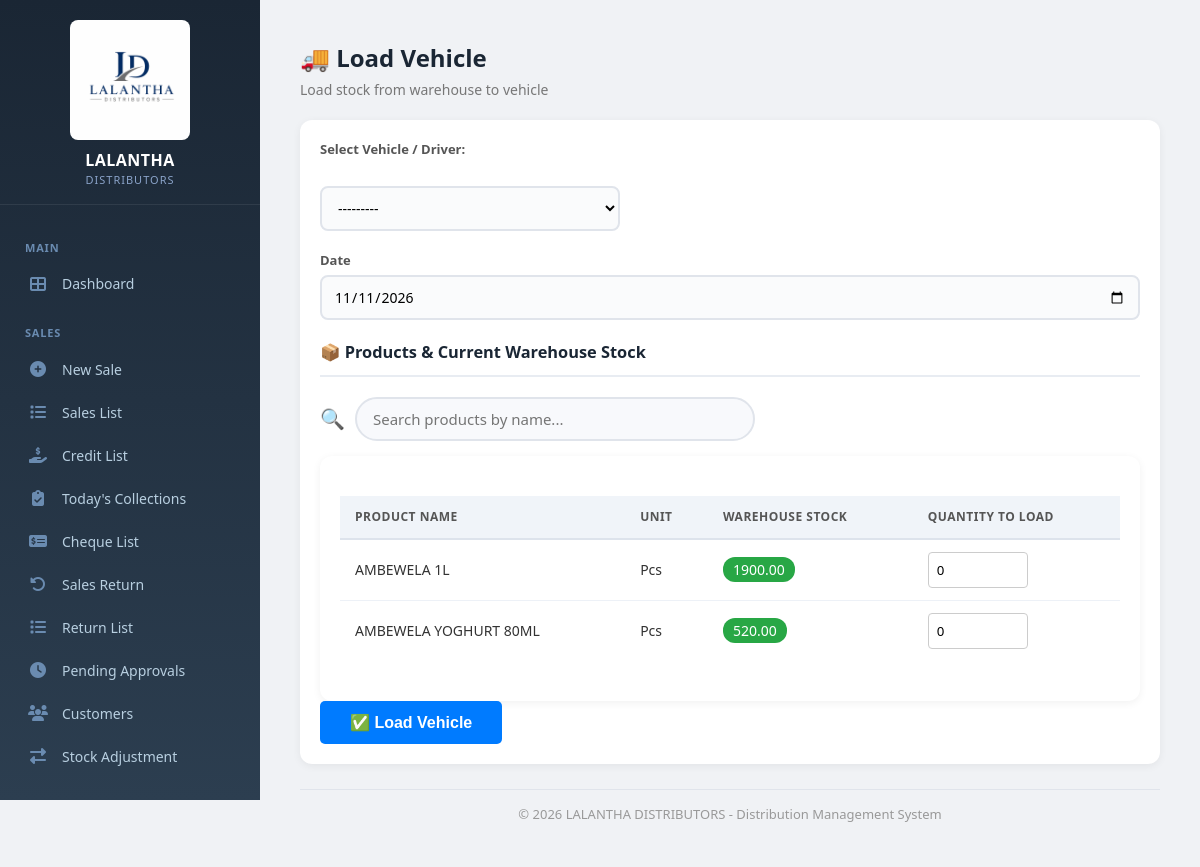
The page /load/ (signed in) on the database its author committed.
### core/models.py (models this page shows, shortened)
class Product(models.Model):
    name = models.CharField(max_length=200)
    code = models.CharField(max_length=50, unique=True)
    category = models.ForeignKey('Category', on_delete=models.SET_NULL, null=True, blank=True)
    unit = models.CharField(max_length=20)
    cost_price = models.DecimalField(max_digits=15, decimal_places=2, default=0)
    selling_price = models.DecimalField(max_digits=15, decimal_places=2, default=0)
    description = models.TextField(blank=True, null=True)
    notes = models.TextField(blank=True, null=True)
    is_active = models.BooleanField(default=True)
    created_at = models.DateTimeField(auto_now_add=True)
    updated_at = models.DateTimeField(auto_now=True)

class WarehouseStock(models.Model):
    product = models.OneToOneField(Product, on_delete=models.CASCADE, related_name='stock')
    quantity = models.DecimalField(max_digits=15, decimal_places=2, default=0)
    last_updated = models.DateTimeField(auto_now=True)

### core/decorators.py (the view)
        def wrapper(request, *args, **kwargs):
            if not request.user.is_authenticated:
                messages.error(request, 'Please login first.')
                return redirect('/login/')  # ✅ Always returns
            try:
                profile = request.user.profile
                if profile.has_permission(permission):
                    return view_func(request, *args, **kwargs)  # ✅ Returns view response
                else:
                    messages.error(request, f'You do not have permission to access this page. Required: {permission}')
                    return redirect('/reports/')  # ✅ Always returns
            except UserProfile.DoesNotExist:
                messages.error(request, 'User profile not found. Please contact admin.')
                return redirect('/logout/')  # ✅ Always returns

### core/forms.py
class VehicleLoadForm(forms.Form):
    vehicle = forms.ModelChoiceField(
        queryset=Vehicle.objects.filter(is_active=True),
        label="Select Vehicle / Driver",
        widget=forms.Select(attrs={'class': 'form-control'})
    )

### core/context_processors.py (called while the page is built)
def cache_version(request):
    return {
        'cache_version': settings.CACHE_VERSION
    }

### core/models.py (called while the page is built, shortened)
    def __str__(self):
        return f"{self.vehicle_number} - {self.driver_name}"

    def has_permission(self, permission):
        if self.role == 'Admin':
            return True

### core/templatetags/core_extras.py (called while the page is built)
@register.filter
def has_perm(profile, permission):
    try:
        return profile.has_permission(permission)
    except Exception:
        return False

### core/templates/core/load_vehicle.html (shortened to what this page needs)
{% extends 'core/base.html' %}
{% load static %}
{% block content %}
<div class="container">
    <div class="page-title">
        <div>
            <h2>🚚 Load Vehicle</h2>
            <span class="subtitle">Load stock from warehouse to vehicle</span>
        </div>
    </div>
    <div class="card">
        <form method="POST">
            <div class="form-group">
                {{ form.vehicle.label_tag }}<br>
                {{ form.vehicle }}
            </div>
            <div class="form-group">
                <label>Date</label>
                <input type="date" name="date" value="{{ today|date:'Y-m-d' }}">
            </div>
            <h3>📦 Products & Current Warehouse Stock</h3>
            <div class="search-bar">
                <span class="icon">🔍</span>
                <input type="text" id="productSearch" placeholder="Search products by name..." onkeyup="filterProducts()">
            </div>
            <div class="table-container">
                <table id="productTable">
                    <thead>
                        <tr>
                            <th>Product Name</th>
                            <th>Unit</th>
                            <th>Warehouse Stock</th>
                            <th>Quantity to Load</th>
                        </tr>
                    </thead>
                    <tbody id="productTableBody">
                        {% for item in product_list %}
                        <tr class="product-row" data-name="{{ item.product.name|lower }}">
                            <td>{{ item.product.name }}</td>
                            <td>{{ item.product.unit }}</td>
                            <td><span class="stock-badge">{{ item.current_stock }}</span></td>
                            <td>
                                <input type="number"
                                       name="qty_{{ item.product.id }}"
                                       min="0"
                                       step="0.01"
                                       value="0"
                                       style="width: 100px;">
                            </td>
                        </tr>
                        {% empty %}
                        <tr><td colspan="4">No products found. Please add products in the Admin panel first.</td></tr>
                        {% endfor %}
                    </tbody>
                </table>
            </div>
            <button type="submit" class="btn">✅ Load Vehicle</button>
        </form>
    </div>
    <div class="footer">
        &copy; {% now "Y" %} LALANTHA DISTRIBUTORS - Distribution Management System
    </div>
</div>
{% endblock %}

### core/static/core/css/style.css (style rules this page uses)
* { margin: 0; padding: 0; box-sizing: border-box; }
body { font-family: -apple-system, BlinkMacSystemFont, "Segoe UI", Roboto, "Helvetica Neue", Arial, sans-serif; background: #f0f4f9; color: #1a2634; font-size: 14px; line-height: 1.5; min-height: 100vh; }
.container { max-width: 1400px; margin: 0 auto; padding: 20px; flex: 1; width: 100%; }
.card { background: white; border-radius: 12px; padding: 25px; box-shadow: 0 2px 8px rgba(0,0,0,0.06); margin-bottom: 20px; }
.page-title { display: flex; justify-content: space-between; align-items: center; margin-bottom: 20px; flex-wrap: wrap; gap: 15px; }
.page-title h2 { font-size: 24px; color: #1a2634; font-weight: 600; }
.page-title .subtitle { display: block; font-size: 13px; color: #888; margin-top: 3px; font-weight: 400; }
.btn { padding: 10px 22px; border: none; border-radius: 8px; font-weight: 600; cursor: pointer; font-size: 14px; text-decoration: none; display: inline-block; transition: 0.2s; background: #007bff; color: white; }
.table-container { overflow-x: auto; background: white; border-radius: 12px; }
table { width: 100%; border-collapse: collapse; font-size: 14px; }
table thead th { background: #f0f4f9; padding: 12px 15px; text-align: left; font-weight: 600; color: #555; font-size: 12px; text-transform: uppercase; letter-spacing: 0.5px; border-bottom: 2px solid #dde3ec; white-space: nowrap; }
table tbody td { padding: 12px 15px; border-bottom: 1px solid #edf1f7; color: #333; vertical-align: middle; }
table tbody tr:last-child td { border-bottom: none; }
.footer { text-align: center; padding: 20px; color: #999; font-size: 13px; margin-top: 20px; }
.form-control, input[type="text"], input[type="number"], input[type="date"], input[type="email"], input[type="password"], select, textarea { font-family: inherit; }
.form-group { margin-bottom: 15px; }
.form-group label { display: block; font-weight: 600; font-size: 13px; color: #555; margin-bottom: 5px; }
.form-group input, .form-group select, .form-group textarea { width: 100%; padding: 10px 12px; border: 2px solid #e0e4eb; border-radius: 8px; font-size: 14px; background: #fafbfc; transition: 0.2s; }

### core/templates/core/base.html (style rules this page uses)
* { margin: 0; padding: 0; box-sizing: border-box; }
body { font-family: 'Segoe UI', Arial, sans-serif; background: #f0f2f5; display: flex; min-height: 100vh; }
.container { max-width: 1400px; margin: 0 auto; }
.page-title { display: flex; justify-content: space-between; align-items: center; margin-bottom: 20px; flex-wrap: wrap; gap: 15px; }
.page-title h2 { font-size: 24px; color: #1a2634; }
.page-title .subtitle { color: #777; font-size: 14px; }
.card { background: white; border-radius: 12px; padding: 20px; box-shadow: 0 2px 8px rgba(0,0,0,0.06); margin-bottom: 20px; }
.card h3 { color: #1a2634; margin-bottom: 15px; border-bottom: 2px solid #e8ecf2; padding-bottom: 10px; }
.table-container { background: white; border-radius: 12px; padding: 20px; box-shadow: 0 2px 8px rgba(0,0,0,0.06); overflow-x: auto; }
table { width: 100%; border-collapse: collapse; font-size: 14px; }
table th { background: #f8f9fc; padding: 12px 12px; text-align: left; font-weight: 600; color: #555; border-bottom: 2px solid #e0e4eb; white-space: nowrap; }
table td { padding: 12px 12px; border-bottom: 1px solid #edf1f7; color: #333; vertical-align: middle; }
.footer { text-align: center; margin-top: 25px; padding: 15px; color: #999; font-size: 13px; border-top: 1px solid #e0e4eb; }

### core/templates/core/load_vehicle.html (style rules this page uses)
.form-group { margin-bottom: 20px; }
select, input[type="number"] { padding: 8px; border: 1px solid #ccc; border-radius: 4px; width: 100%; max-width: 300px; }
.search-bar { display: flex; gap: 10px; align-items: center; margin: 20px 0 15px; }
.search-bar input { flex: 1; padding: 10px 16px; border: 2px solid #e0e4eb; border-radius: 30px; font-size: 15px; background: #f8f9fc; transition: 0.2s; max-width: 400px; }
.search-bar .icon { font-size: 20px; color: #888; }
table { width: 100%; border-collapse: collapse; margin: 20px 0; }
th { background: #007bff; color: white; padding: 10px; text-align: left; }
td { padding: 10px; border-bottom: 1px solid #ddd; }
.stock-badge { background: #28a745; color: white; padding: 3px 10px; border-radius: 12px; font-size: 14px; }
.btn { background: #007bff; color: white; padding: 12px 30px; border: none; border-radius: 5px; font-size: 16px; cursor: pointer; }

### rows shown on the page
Product: product.name "AMBEWELA 1L", product.unit "Pcs", current_stock "1900.00"
Product: product.name "AMBEWELA YOGHURT 80ML", product.unit "Pcs", current_stock "520.00"
